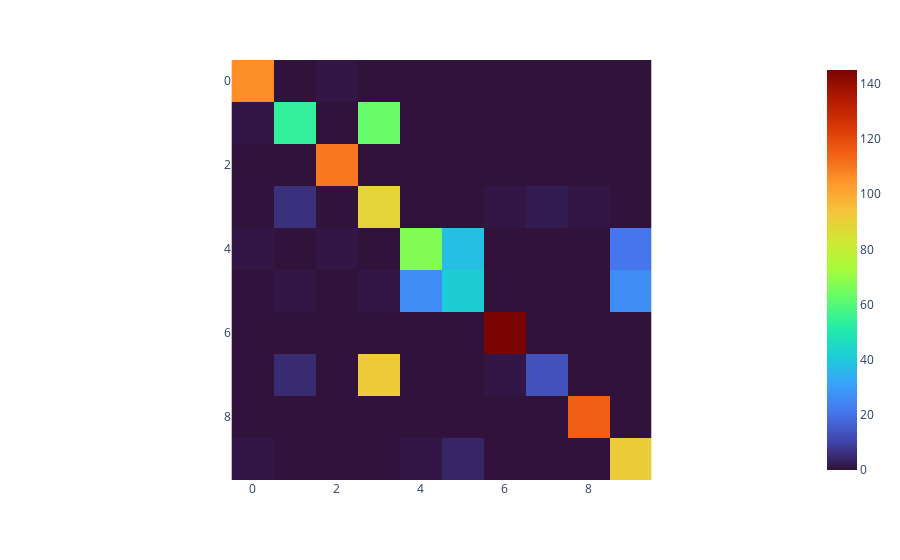

The cell this chart's notebook holds for it:
### Markdown cell above
# Metrics

### Code cell
acc = accuracy_score(y_true=test_targets, y_pred=predictions)
accuracy = round(acc*100, 2)

print(f"The accuracy is {accuracy}%")

f1 = f1_score(y_true=test_targets, y_pred=predictions, average="macro")
f1 = round(f1*100, 2)

print(f"The F1-Score is {f1}%")

print(classification_report(y_true=test_targets, y_pred=predictions, digits=4))

conf_matrix = confusion_matrix(y_true=test_targets, y_pred=predictions)
px.imshow(conf_matrix, color_continuous_scale="turbo")

### Figure 1 — Plotly figure (JSON) as saved in the notebook; plotly's stock layout.template omitted (floating-point values rounded to 4 significant figures)
{"data": [{"coloraxis": "coloraxis", "hovertemplate": "x: %{x}<br>y: %{y}<br>color: %{z}<extra></extra>", "name": "0", "type": "heatmap", "xaxis": "x", "yaxis": "y", "z": [[106, 0, 1, 0, 0, 0, 0, 0, 0, 0], [1, 54, 0, 63, 0, 0, 0, 0, 0, 0], [0, 0, 110, 0, 0, 0, 0, 0, 0, 0], [0, 6, 0, 89, 0, 0, 1, 2, 1, 0], [1, 0, 1, 0, 67, 38, 0, 0, 0, 21], [0, 1, 0, 1, 26, 41, 0, 0, 0, 26], [0, 0, 0, 0, 0, 0, 145, 0, 0, 0], [0, 5, 0, 92, 0, 0, 1, 13, 0, 0], [0, 0, 0, 0, 0, 0, 0, 0, 115, 0], [1, 0, 0, 0, 1, 4, 0, 0, 0, 91]]}], "layout": {"coloraxis": {"colorscale": [[0, "#30123b"], [0.07143, "#4145ab"], [0.1429, "#4675ed"], [0.2143, "#39a2fc"], [0.2857, "#1bcfd4"], [0.3571, "#24eca6"], [0.4286, "#61fc6c"], [0.5, "#a4fc3b"], [0.5714, "#d1e834"], [0.6429, "#f3c63a"], [0.7143, "#fe9b2d"], [0.7857, "#f36315"], [0.8571, "#d93806"], [0.9286, "#b11901"], [1, "#7a0402"]]}, "margin": {"t": 60}, "xaxis": {"anchor": "y", "constrain": "domain", "domain": [0, 1], "scaleanchor": "y"}, "yaxis": {"anchor": "x", "autorange": "reversed", "constrain": "domain", "domain": [0, 1]}}}
